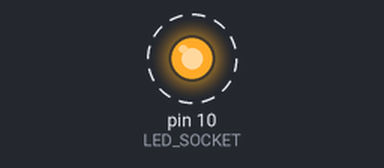
A sketch run on a simulated Arduino Uno, built with avr-gcc and run on an emulated ATmega328P. Shown: output pins drawn as LEDs (lit = HIGH). Dashed ring = blinking.

Above: at 0.05 s.
Timing chart, 0 to 3.0 s (numbered marks = the images above):
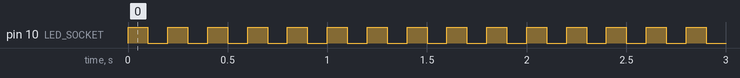

The sketch:

blink_LED.ino
```cpp
int LED_SOCKET = 10;
int INTERVAL = 100;

void setup()
{
  pinMode(LED_SOCKET, OUTPUT);
}

void loop()
{
  digitalWrite(LED_SOCKET, HIGH);
  delay(INTERVAL);

  digitalWrite(LED_SOCKET, LOW);
  delay(INTERVAL);
}
```

Measured:
- by itself, pin 10 (LED_SOCKET): alternates HIGH for 0.10 s and LOW for 0.10 s
